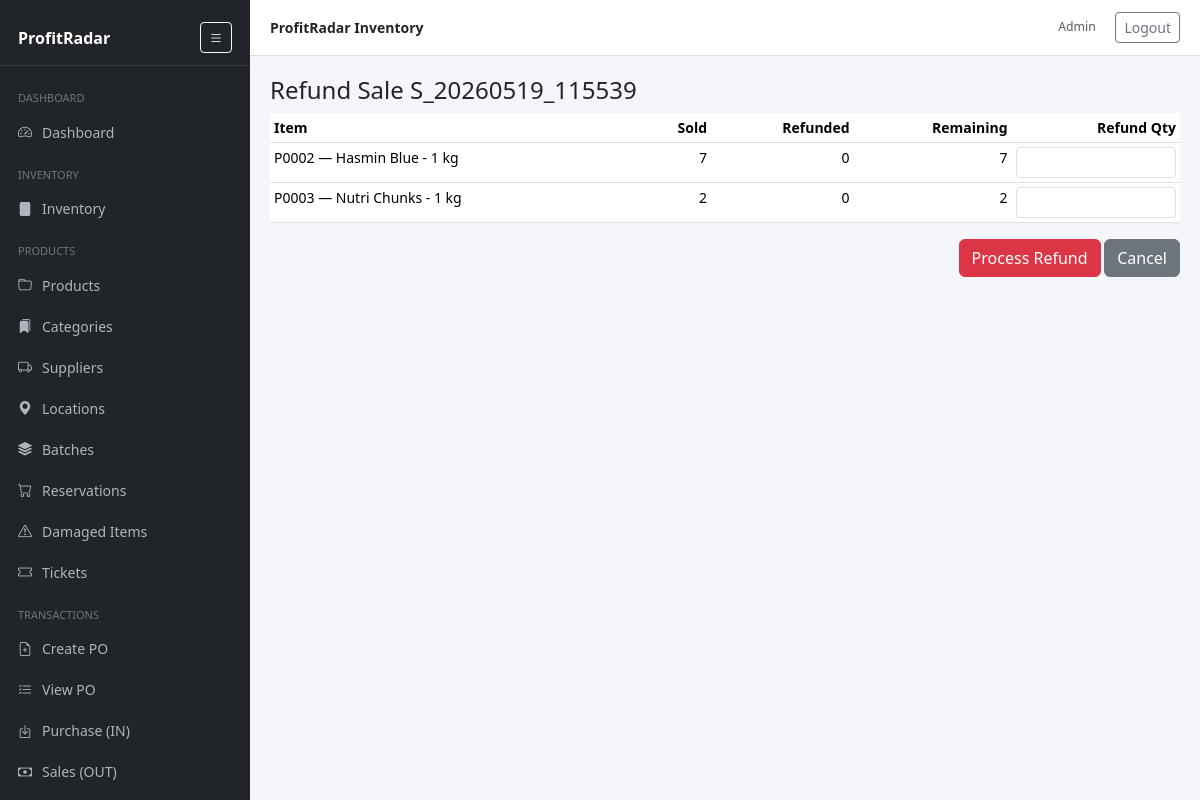
The app's page /refund.php?sale_id=95 (signed in) with its own data.
### tables this page shows
CREATE TABLE `transactions` (
  `id` int(11) NOT NULL,
  `type` enum('purchase','sale','refund','return','transfer','adjust') NOT NULL,
  `ref_no` varchar(64) DEFAULT NULL,
  `date` date NOT NULL,
  `user_id` int(11) NOT NULL,
  `supplier_id` int(11) DEFAULT NULL,
  `customer_id` int(11) DEFAULT NULL,
  `sale_mode` enum('retail','wholesale') DEFAULT NULL,
  `notes` text DEFAULT NULL,
  `extra_discount_type` enum('percent','amount') DEFAULT NULL,
  `extra_discount_value` decimal(12,2) DEFAULT NULL,
  `created_at` timestamp NOT NULL DEFAULT current_timestamp(),
  `refers_to` int(11) DEFAULT NULL
);

CREATE TABLE `transaction_items` (
  `id` int(11) NOT NULL,
  `transaction_id` int(11) NOT NULL,
  `product_id` int(11) NOT NULL,
  `qty` decimal(12,3) NOT NULL,
  `unit_price` decimal(12,2) NOT NULL DEFAULT 0.00,
  `cost_at_sale` decimal(10,2) DEFAULT NULL,
  `price_tier` enum('retail','wholesale') DEFAULT NULL,
  `discount_type` enum('percent','amount') DEFAULT NULL,
  `discount_value` decimal(12,2) DEFAULT NULL
);

CREATE TABLE `products` (
  `id` int(11) NOT NULL,
  `code` varchar(64) NOT NULL,
  `name` varchar(200) NOT NULL,
  `product_type` enum('retail','wholesale') NOT NULL DEFAULT 'retail',
  `category` varchar(120) DEFAULT NULL,
  `category_id` int(11) DEFAULT NULL,
  `location_id` int(11) DEFAULT NULL,
  `supplier_id` int(11) DEFAULT NULL,
  `location` varchar(120) DEFAULT NULL,
  `cost_price` decimal(12,2) DEFAULT 0.00,
  `sell_price` decimal(12,2) DEFAULT 0.00,
  `promo_discount_type` enum('percent','amount') DEFAULT NULL,
  `promo_discount_value` decimal(10,2) DEFAULT NULL,
  `sold_by` enum('each','weight') NOT NULL DEFAULT 'each',
  `unit` varchar(20) NOT NULL DEFAULT 'pc',
  `wholesale_price` decimal(10,2) NOT NULL DEFAULT 0.00,
  `barcode` varchar(128) DEFAULT NULL,
  `low_stock_threshold` int(11) DEFAULT NULL,
  `stock_qty` decimal(12,3) NOT NULL DEFAULT 0.000,
  `reserved_qty` int(11) NOT NULL DEFAULT 0,
  `is_active` tinyint(1) NOT NULL DEFAULT 1,
  `created_at` timestamp NOT NULL DEFAULT current_timestamp(),
  `updated_at` timestamp NULL DEFAULT NULL,
  `retail_stock` decimal(12,3) NOT NULL DEFAULT 0.000,
  `wholesale_stock` decimal(12,3) NOT NULL DEFAULT 0.000,
  `sale_type` enum('retail','wholesale') NOT NULL DEFAULT 'retail',
  `user_id` int(11) NOT NULL
);

### includes/functions.php (called while the page is built, shortened)
<?php
function h($s){ return htmlspecialchars((string)$s, ENT_QUOTES, 'UTF-8'); }

### refund.php (the view, shortened to what this page needs)
<?php
require_once __DIR__ . '/includes/header.php';
$pdo = getDB();
$sale_id = (int)($_GET['sale_id'] ?? 0);
$st = $pdo->prepare("
  SELECT * FROM transactions
  WHERE id=? AND type='sale'
");
$st->execute([$sale_id]);
$sale = $st->fetch(PDO::FETCH_ASSOC);
$items = $pdo->prepare("
  SELECT ti.id, ti.product_id, ti.qty, ti.unit_price,
         p.code, p.name, p.sold_by, p.unit
  FROM transaction_items ti
  JOIN products p ON p.id = ti.product_id
  WHERE ti.transaction_id=?
");
$items->execute([$sale_id]);
$items = $items->fetchAll(PDO::FETCH_ASSOC);
$refunded = [];
?>
<h4>Refund Sale <?= h($sale['ref_no']) ?></h4>
<form method="post">
  <table class="table table-sm">
    <thead>
      <tr>
        <th>Item</th>
        <th class="text-end">Sold</th>
        <th class="text-end">Refunded</th>
        <th class="text-end">Remaining</th>
        <th class="text-end">Refund Qty</th>
      </tr>
    </thead>
    <tbody>
      <?php foreach ($items as $it):
        $orig = (float)$it['qty'];
        $already = $refunded[$it['product_id']] ?? 0;
        $remain = max(0, $orig - $already);
        $step = $it['sold_by'] === 'weight' ? '0.25' : '1';
      ?>
      <tr>
        <td><?= h($it['code'].' — '.$it['name']) ?></td>
        <td class="text-end"><?= $orig ?></td>
        <td class="text-end"><?= $already ?></td>
        <td class="text-end"><?= $remain ?></td>
        <td class="text-end">
          <input
            type="number"
            name="refund_qty[<?= (int)$it['id'] ?>]"
            min="0"
            max="<?= $remain ?>"
            step="<?= $step ?>"
            class="form-control form-control-sm"
          >
        </td>
      </tr>
      <?php endforeach; ?>
    </tbody>
  </table>
  <div class="text-end">
    <button class="btn btn-danger">Process Refund</button>
    <a href="transactions.php" class="btn btn-secondary">Cancel</a>
  </div>
</form>
<?php require_once __DIR__ . '/includes/footer.php'; ?>

### includes/header.php (style rules this page uses)
body { background:#f4f6f9; font-size:14px; }

### records on screen
transactions: ref_no "S_20260519_115539"
transaction_items: product.name "P0002 — Hasmin Blue - 1 kg", qty "7", product "0", remain "7"
transaction_items: product.name "P0003 — Nutri Chunks - 1 kg", qty "2", product "0", remain "2"

### other values on screen
APP_NAME "ProfitRadar Inventory"
current_user()['name'] "Admin"
